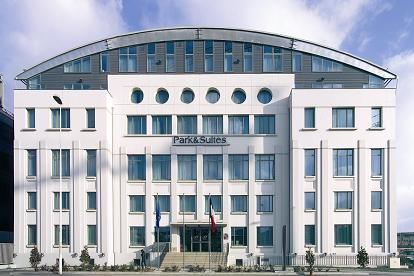
#> input picture images/bat.jpg, 414 x 276 px; its folder holds only this picture in this run
$ python -i vertical_lign.py   (imports and definitions only)
#> lines starting #> are read from the running program, lines starting #| are printed output that depends on the picture; after the words box and inside, x2 and y2 are one past the last pixel; in counts of white or black regions, pixels touching at a corner belong together
import cv2
import numpy as np
import matplotlib.pyplot as plt
from PIL import Image

from operation import open_picture
from operation import show_picture
from operation import blanck_picture

import time


R = cv2.RETR_TREE
P = cv2.CHAIN_APPROX_NONE

image = ['images/ligne_verti.jpg']


def recup_contours(img):

    edges = cv2.Canny(img, 255,200)
    contours, _ = cv2.findContours(edges, R, P)

    for cnts in contours:

        cv2.fillPoly(blanck, pts =[cnts], color=(255, 255, 255))
        (x, y, w, h) = cv2.boundingRect(cnts)
        #show_picture("blanck", blanck, 0, "")

    return blanck


def display(copy):

    copy[x-1, y] = 0, 0, 255
    copy[x+1, y] = 0, 0, 255

    copy[x, y:y+10] = 255, 0, 0
    copy[x, y-10:y] = 255, 0, 0

    #show_picture("copy", copy, 0, "")


# [48 lines not run here, left out]


>>> import cv2
>>> picture = cv2.imread('images/bat.jpg', cv2.IMREAD_GRAYSCALE)
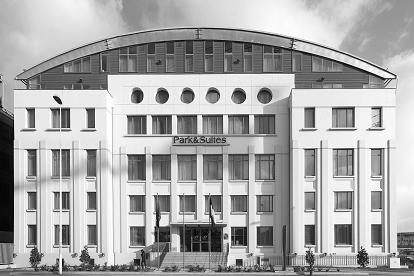
#> picture: shape (276, 414); min 0, max 255, mean 169.4
>>> result = recup_contours(picture)
#> in recup_contours, `edges = cv2.Canny(img, 255,200)`:
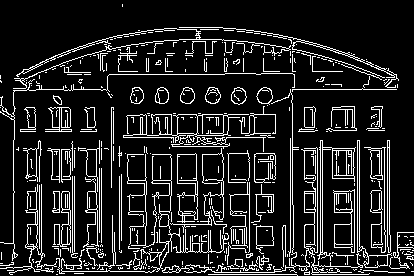
#> edges: shape (276, 414); 13.2% white in thin lines or dots
#> in recup_contours, `contours, _ = cv2.findContours(edges, R, P)`: contours = 544 contours, 460 with area under 20; largest, box (x1, y1, x2, y2) and area: (123, 114, 266, 152) 1395, (177, 153, 198, 223) 976, (333, 189, 355, 253) 940, (317, 140, 356, 261) 878, (333, 190, 355, 253) 588
#> the loop in recup_contours, `for cnts in contours: ` made 1 pass
#> (the run stopped early here; a loop or call above may not have finished)
